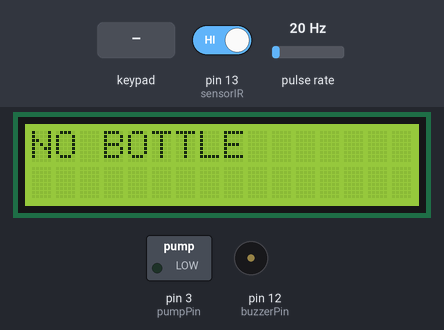
Bench run of a sketch on a simulated Arduino Uno, built with avr-gcc and run on an emulated ATmega328P. Shown: 16×2 character LCD, switched loads named in the sketch (green lamp = pin HIGH), buzzer (waves = sounding, pin HIGH). Wiring (inferred from the names in the program): pulse sensor: data pin 2. The test bench sets the inputs (shaded band); at power-on: pin 13 (sensorIR) HIGH, pulse rate 20 Hz.

Above: at 4.78 s.
4.8 s: pin 13 (sensorIR) driven LOW
At 5.3 s:
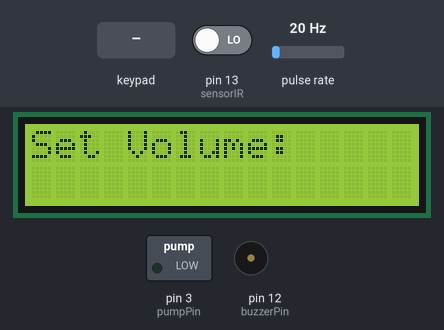
6.3 s: keypad keys 1 1 1 0 9 8 # pressed 0.4 s apart
At 9.5 s:
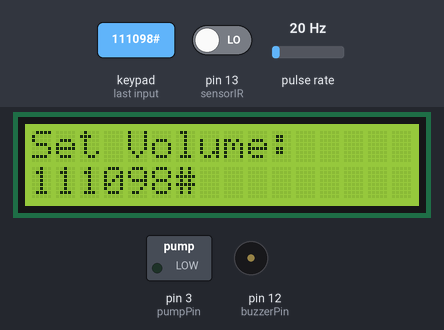
10.6 s: key 'A' pressed
At 10.9 s:
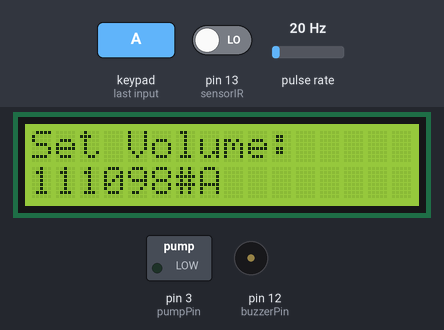
12.1 s: key 'B' pressed
At 13.3 s:
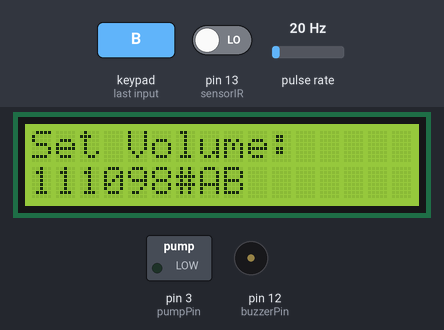
13.6 s: keypad keys 1 1 1 0 9 8 * pressed 0.4 s apart
At 16.06 s:
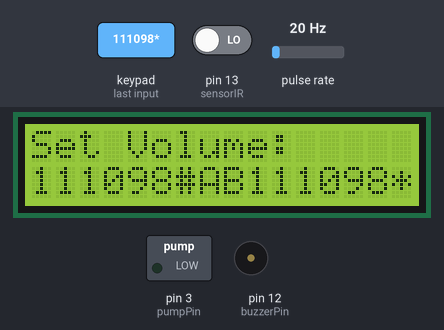
17.9 s: key 'C' pressed
At 18.8 s:
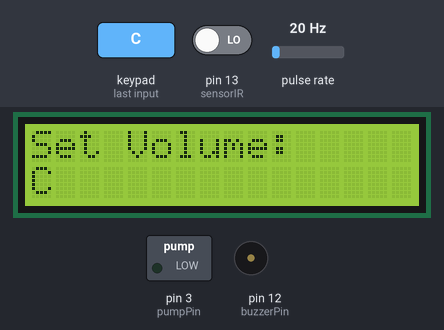
Timing chart, 0 to 20.4 s (numbered marks = the images above; inputs shaded):
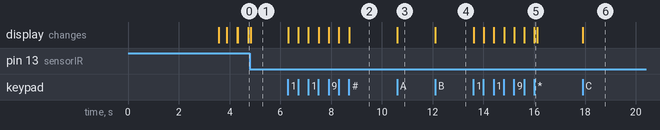

The sketch:

water_flow.ino
```cpp
#include <Keypad.h>
const int ROW_NUM = 4;
const int COLUMN_NUM = 4;

//   ->    CONTROL SYSTEM PROJECT
// FASIH ULLAH SALEEM
// MUHAMMAD ASAD NADEEM
// SHEHERYAR ALI

#include <LiquidCrystal.h>
LiquidCrystal lcd(A0, A1, A2, A3, A4, A5);
const int flowSensorPin = 2;         // Input pin for the flow sensor
const int pumpPin = 3;               // Output pin for controlling the water pump
volatile unsigned int pulseCount;    // Counter for flow sensor pulses
unsigned long flowInterval;          // Interval for calculating flow rate
float flowRate;                      // Flow rate in mL/min
unsigned long totalMilliLitres = 0;  // Total volume flowed in milliliters
unsigned long volume = 0;            // Target volume in milliliters
unsigned long oldTime = 0;           // Variable to store the last time flow rate was calculated
byte check = 0;
byte bottle = 0;

#define buzzerPin 12
#define sensorIR 13

char keys[ROW_NUM][COLUMN_NUM] = {
  { '1', '2', '3', 'A' },
  { '4', '5', '6', 'B' },
  { '7', '8', '9', 'C' },
  { '*', '0', '#', 'D' }
};

/// NEW CONFIGURATION
byte pin_rows[ROW_NUM] = { 11, 10, 9, 8 };
byte pin_column[COLUMN_NUM] = { 7, 6, 5, 4 };

Keypad keypad = Keypad(makeKeymap(keys), pin_rows, pin_column, ROW_NUM, COLUMN_NUM);

String code = "";

void setup() {
  pinMode(buzzerPin, OUTPUT);
  digitalWrite(buzzerPin, LOW);
  pinMode(sensorIR, INPUT_PULLUP);
  pinMode(flowSensorPin, INPUT);
  pinMode(pumpPin, OUTPUT);
  digitalWrite(pumpPin, LOW);  // Ensure pump is initially off (assuming LOW signal turns on the pump)
  Serial.begin(9600);
  lcd.begin(16, 2);
  lcd.setCursor(0, 0);
  lcd.print("Control Project");
  lcd.setCursor(0, 1);
  lcd.print(" 263, 267, 326");
  delay(3500);
  lcd.clear();
  attachInterrupt(digitalPinToInterrupt(flowSensorPin), pulseCounter, FALLING);
  pulseCount = 0;
  flowInterval = 1000;  // Interval for calculating flow rate (1 second)
}

void loop() {
  bottle = digitalRead(sensorIR);
  switch (bottle) {

    case HIGH:
      lcd.clear();
      lcd.setCursor(0, 0);
      lcd.print("NO BOTTLE");
      delay(100);
      lcd.clear();
      digitalWrite(pumpPin, LOW);
      break;

    case LOW:
      if(!volume){
      lcd.setCursor(0, 0);
      lcd.print("Set Volume:");
      char key = keypad.getKey();

      if (key) {
        code += key;
        lcd.setCursor(0, 1);
        lcd.print(code);
        delay(100);
        if (key == '*') {
        code = "";
        lcd.clear();
      }
      }

      if (key == 'D') {
        if (code.toInt() <= 2000) {
          volume = code.toInt();
        }
        else {
          lcd.clear();
          lcd.setCursor(0, 0);
          lcd.print("Set Volume:");
        }
        code = "";
      }


      }
      if(volume && !check ){
      if ((millis() - oldTime) > 1000) {  // Update flow rate and total volume every second
        // Calculate flow rate
        flowRate = ((1000.0 / (millis() - oldTime)) * pulseCount) / 5.7;  // Flow rate in mL/min

        // Calculate volume flowed during this interval
        unsigned long intervalVolume = (flowRate * 1000) / 60;  // Volume in milliliters

        // Update total volume
        totalMilliLitres += intervalVolume;

        // Turn off the pump if total volume reaches the target volume
        if (totalMilliLitres >= volume) {
          digitalWrite(pumpPin, LOW);  // Turn off the pump (assuming LOW signal turns on the pump)
          Serial.println("Target volume reached. Pump turned off.");
          check = 1;
          digitalWrite(buzzerPin, HIGH);
          delay(2000);
          digitalWrite(buzzerPin, LOW);
        } else {
          // Turn on the pump if flow rate is below a certain threshold (e.g., 200 mL/min)
          if (flowRate < 5) {             // Adjust threshold as needed
            digitalWrite(pumpPin, HIGH);  // Turn on the pump (assuming LOW signal turns on the pump)
          } else {
            digitalWrite(pumpPin, LOW);  // Turn off the pump (assuming LOW signal turns on the pump)
          }
        }

        lcd.setCursor(0, 0);
        lcd.print("Flowrate:");
        lcd.print(flowRate);
        lcd.print("mL/min");
        lcd.setCursor(0, 1);
        lcd.print("Totalvolume:");
        lcd.print(totalMilliLitres);
        lcd.print("mL");

        // Reset pulse count and time for next interval
        pulseCount = 0;
        oldTime = millis();
      }
      }
  }
}
void pulseCounter() {
  pulseCount++;
}
```

Measured:
- after the input at 4.8 s, the display: changes at once (image 1)
- after the input at 6.3 s, the display: first changes at once (image 2 shows a later state)
- after the input at 10.6 s, the display: changes at once (image 3)
- after the input at 12.1 s, the display: changes at once (image 4)
- after the input at 13.6 s, the display: first changes at once (image 5 shows a later state)
- after the input at 17.9 s, the display: changes at once (image 6)
